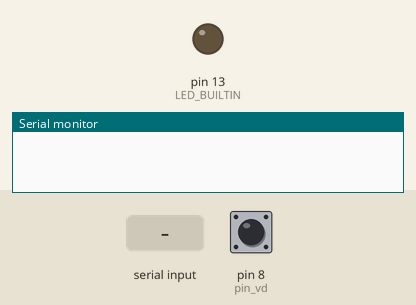
The sketch below on a simulated Arduino Uno, built with avr-gcc and run on an emulated ATmega328P. On the bench: output pins drawn as LEDs (lit = HIGH), the last lines printed to the serial monitor. Inputs (shaded band) come from the test bench; at power-on: pin 8 (pin_vd) HIGH. Random numbers use the default seed unless the sketch sets one.

Above: at 1.2 s.
1.3 s: "r" received over Serial
2.8 s: pin 8 (pin_vd) pulled LOW for 0.15 s
At 4.0 s:
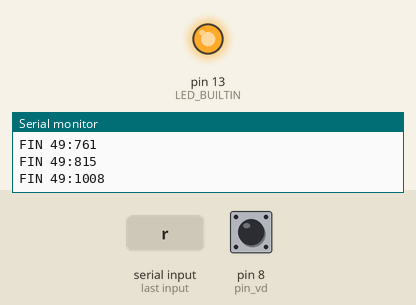
4.4 s: "s" received over Serial
At 4.9 s:
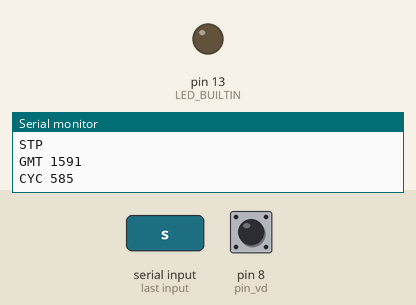
Timing chart, 0 to 7.4 s (numbered marks = the images above; inputs shaded):
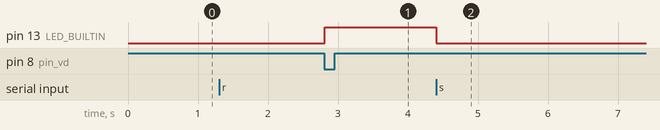

The sketch:

board_random.ino
```cpp
#include "Arduino.h"
#include "HardwareSerial.h"

const byte pin_vd    = 8; // voordrink pin
const byte n_players = 28;
const byte players[n_players] = {22, 23, 24, 25, 26, 27, 28, 29, 30, 31, 32, 33, 34, 35, 36, 37, 38, 39, 40, 41, 42, 43, 44, 45, 46, 47, 48, 49};

const int min_down = 10;

unsigned long player_down[n_players];
unsigned long player_times[n_players];
unsigned long t_start;
bool game_state;
bool ready_state;
unsigned long vd_down;
bool vd_up = true;

long int cycle_count;

long randnumber;


#define ready_code      "RDY"
#define start_code      "STR"
#define stop_code       "STP"
#define times_code      "TMS"
#define finish_code     "FIN"
#define gametime_code   "GMT"
#define cyclecount_code "CYC"


void setup() {
  Serial.begin(115200);

  setAllPlayers(false);

  pinMode(pin_vd, INPUT_PULLUP);
  game_state = false;
  vd_down = 0;

  pinMode(LED_BUILTIN, OUTPUT);
  randomSeed(analogRead(0));
}

void loop() {
  readSerial();

  if (!ready_state)
    return;

  if (!game_state)
    readVd();
  else
    gameCycle();
}


void gameCycle()
{
  cycle_count ++;

  for (int i = 0; i != n_players; ++i)
  {
    long int t = millis();

    randnumber = random(2000);
    if (randnumber == 1) {
      player_times[i] = t - t_start;

      Serial.print(finish_code);
      Serial.print(' ');
      Serial.print(players[i]);
      Serial.print(":");
      Serial.println(player_times[i]);
    }
  }
}


void readVd()
{
  if (!digitalRead(pin_vd))
  {
    bool vd = false;
    long int t = millis();
    if (vd_down == 0)
      vd_down = t;
    else {
      if (vd_up == true && t - vd_down > min_down) {
        vd_up = false;
        if (game_state == false)
          startGame();
      }
    }
  }
  else {
    vd_down = 0;
    vd_up = true;
  }
}

void readSerial()
{
  if (Serial.available() > 0) {
    // read the incoming byte:
    byte incomingByte = Serial.read();

    switch (incomingByte) {
      case 'r' :
        if (!ready_state)
          getReady();
        break;
      case 's' :
        if (game_state)
          stopGame();
        else if (ready_state)
          startGame();
        break;
    }
  }
}

void getReady()
{
  Serial.println(ready_code);
  ready_state = true;
}


void startGame()
{
  digitalWrite(LED_BUILTIN, HIGH);
  Serial.println(start_code);

  game_state = true;
  setAllPlayers(true);

  t_start = millis();
  cycle_count = 0;
}

void stopGame()
{
  digitalWrite(LED_BUILTIN, LOW);
  Serial.println(stop_code);

  game_state = false;
  ready_state = false;

  long int game_time = millis() - t_start;
  Serial.print(gametime_code);   Serial.print(' '); Serial.println(game_time);
  Serial.print(cyclecount_code); Serial.print(' '); Serial.println(cycle_count);
  delay(10);
}


void setAllPlayers(bool state)
{
  for (int i = 0; i != n_players; ++i)
  {
    player_down[i] = 0;
    player_times[i] *= !state;
  }
}
```

Measured:
- after the input at 2.8 s, pin 13 (LED_BUILTIN): LOW → HIGH at once
- after the input at 4.4 s, pin 13 (LED_BUILTIN): HIGH → LOW at once
